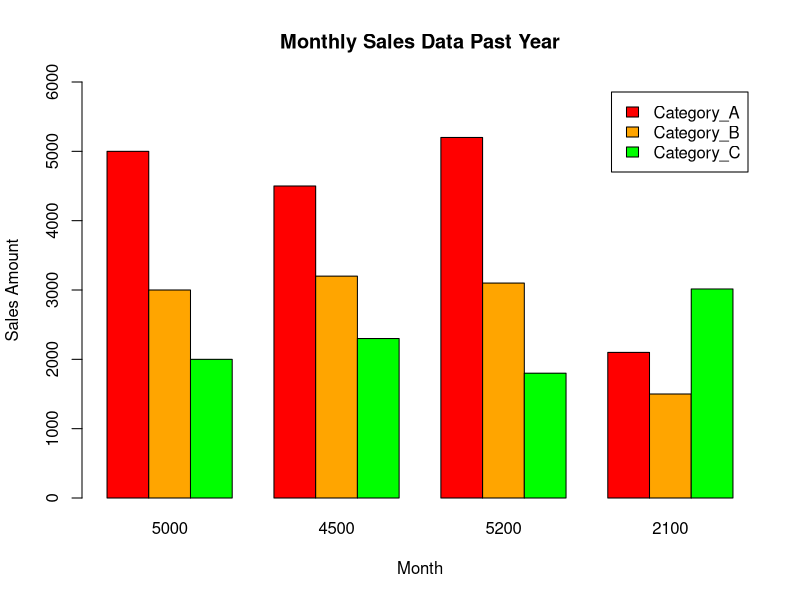

Write the R code that produced this figure.
# Problem 4

# Create a data frame with the monthly sales data
dataset <- data.frame(
Month = c("January", "February", "March", "April"),
Category_A = c(5000, 4500, 5200, 2100),
Category_B = c(3000, 3200, 3100, 1500),
Category_C = c(2000, 2300, 1800, 3015)
)

# Transpose the data frame so that months are rows and categories are columns
dataset <- t(dataset[,-1]); dataset

# Create a bar chart using barplot
barplot(dataset, beside = TRUE, col = c("red", "orange", "green"),
names.arg = dataset[1,], ylim = c(0, 6000),
main = "Monthly Sales Data Past Year",
xlab = "Month",
ylab = "Sales Amount",
legend.text = rownames(dataset))